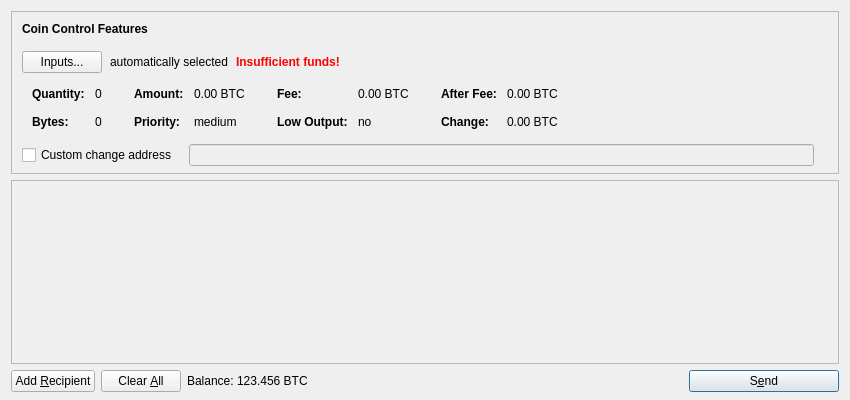
<?xml version="1.0" encoding="UTF-8"?>
<ui version="4.0">
 <class>SendCoinsDialog</class>
 <widget class="QDialog" name="SendCoinsDialog">
  <property name="geometry">
   <rect>
    <x>0</x>
    <y>0</y>
    <width>850</width>
    <height>400</height>
   </rect>
  </property>
  <property name="windowTitle">
   <string>Send Coins</string>
  </property>
  <layout class="QVBoxLayout" name="verticalLayout" stretch="0,1,0">
   <property name="bottomMargin">
    <number>8</number>
   </property>
   <item>
    <widget class="QFrame" name="frameCoinControl">
     <property name="sizePolicy">
      <sizepolicy hsizetype="Expanding" vsizetype="Expanding">
       <horstretch>0</horstretch>
       <verstretch>0</verstretch>
      </sizepolicy>
     </property>
     <property name="maximumSize">
      <size>
       <width>16777215</width>
       <height>16777215</height>
      </size>
     </property>
     <property name="frameShape">
      <enum>QFrame::StyledPanel</enum>
     </property>
     <property name="frameShadow">
      <enum>QFrame::Sunken</enum>
     </property>
     <layout class="QVBoxLayout" name="verticalLayoutCoinControl2">
      <property name="spacing">
       <number>0</number>
      </property>
      <property name="leftMargin">
       <number>0</number>
      </property>
      <property name="topMargin">
       <number>0</number>
      </property>
      <property name="rightMargin">
       <number>0</number>
      </property>
      <property name="bottomMargin">
       <number>6</number>
      </property>
      <item>
       <layout class="QVBoxLayout" name="verticalLayoutCoinControl" stretch="0,0,0,0,1">
        <property name="spacing">
         <number>0</number>
        </property>
        <property name="leftMargin">
         <number>10</number>
        </property>
        <property name="topMargin">
         <number>10</number>
        </property>
        <item>
         <layout class="QHBoxLayout" name="horizontalLayoutCoinControl1">
          <property name="bottomMargin">
           <number>15</number>
          </property>
          <item>
           <widget class="QLabel" name="labelCoinControlFeatures">
            <property name="sizePolicy">
             <sizepolicy hsizetype="Preferred" vsizetype="Maximum">
              <horstretch>0</horstretch>
              <verstretch>0</verstretch>
             </sizepolicy>
            </property>
            <property name="font">
             <font>
              <weight>75</weight>
              <bold>true</bold>
             </font>
            </property>
            <property name="styleSheet">
             <string notr="true">font-weight:bold;</string>
            </property>
            <property name="text">
             <string>Coin Control Features</string>
            </property>
           </widget>
          </item>
         </layout>
        </item>
        <item>
         <layout class="QHBoxLayout" name="horizontalLayoutCoinControl2" stretch="0,0,0,0">
          <property name="spacing">
           <number>8</number>
          </property>
          <property name="bottomMargin">
           <number>10</number>
          </property>
          <item>
           <widget class="QPushButton" name="pushButtonCoinControl">
            <property name="styleSheet">
             <string notr="true"/>
            </property>
            <property name="text">
             <string>Inputs...</string>
            </property>
           </widget>
          </item>
          <item>
           <widget class="QLabel" name="labelCoinControlAutomaticallySelected">
            <property name="text">
             <string>automatically selected</string>
            </property>
            <property name="margin">
             <number>5</number>
            </property>
           </widget>
          </item>
          <item>
           <widget class="QLabel" name="labelCoinControlInsuffFunds">
            <property name="font">
             <font>
              <weight>75</weight>
              <bold>true</bold>
             </font>
            </property>
            <property name="styleSheet">
             <string notr="true">color:red;font-weight:bold;</string>
            </property>
            <property name="text">
             <string>Insufficient funds!</string>
            </property>
            <property name="margin">
             <number>5</number>
            </property>
           </widget>
          </item>
          <item>
           <spacer name="horizontalSpacerCoinControl">
            <property name="orientation">
             <enum>Qt::Horizontal</enum>
            </property>
            <property name="sizeHint" stdset="0">
             <size>
              <width>40</width>
              <height>1</height>
             </size>
            </property>
           </spacer>
          </item>
         </layout>
        </item>
        <item>
         <widget class="QWidget" name="widgetCoinControl" native="true">
          <property name="sizePolicy">
           <sizepolicy hsizetype="Preferred" vsizetype="Preferred">
            <horstretch>0</horstretch>
            <verstretch>0</verstretch>
           </sizepolicy>
          </property>
          <property name="minimumSize">
           <size>
            <width>0</width>
            <height>0</height>
           </size>
          </property>
          <property name="styleSheet">
           <string notr="true"/>
          </property>
          <layout class="QHBoxLayout" name="horizontalLayoutCoinControl5">
           <property name="leftMargin">
            <number>0</number>
           </property>
           <property name="topMargin">
            <number>0</number>
           </property>
           <property name="rightMargin">
            <number>0</number>
           </property>
           <property name="bottomMargin">
            <number>0</number>
           </property>
           <item>
            <layout class="QHBoxLayout" name="horizontalLayoutCoinControl3" stretch="0,0,0,1">
             <property name="spacing">
              <number>20</number>
             </property>
             <property name="topMargin">
              <number>0</number>
             </property>
             <property name="bottomMargin">
              <number>10</number>
             </property>
             <item>
              <layout class="QFormLayout" name="formLayoutCoinControl1">
               <property name="horizontalSpacing">
                <number>10</number>
               </property>
               <property name="verticalSpacing">
                <number>14</number>
               </property>
               <property name="leftMargin">
                <number>10</number>
               </property>
               <property name="topMargin">
                <number>4</number>
               </property>
               <property name="rightMargin">
                <number>6</number>
               </property>
               <item row="0" column="0">
                <widget class="QLabel" name="labelCoinControlQuantityText">
                 <property name="font">
                  <font>
                   <weight>75</weight>
                   <bold>true</bold>
                  </font>
                 </property>
                 <property name="text">
                  <string>Quantity:</string>
                 </property>
                 <property name="margin">
                  <number>0</number>
                 </property>
                </widget>
               </item>
               <item row="0" column="1">
                <widget class="QLabel" name="labelCoinControlQuantity">
                 <property name="cursor">
                  <cursorShape>IBeamCursor</cursorShape>
                 </property>
                 <property name="contextMenuPolicy">
                  <enum>Qt::ActionsContextMenu</enum>
                 </property>
                 <property name="text">
                  <string notr="true">0</string>
                 </property>
                 <property name="margin">
                  <number>0</number>
                 </property>
                 <property name="textInteractionFlags">
                  <set>Qt::LinksAccessibleByMouse|Qt::TextSelectableByKeyboard|Qt::TextSelectableByMouse</set>
                 </property>
                </widget>
               </item>
               <item row="1" column="0">
                <widget class="QLabel" name="labelCoinControlBytesText">
                 <property name="font">
                  <font>
                   <weight>75</weight>
                   <bold>true</bold>
                  </font>
                 </property>
                 <property name="text">
                  <string>Bytes:</string>
                 </property>
                </widget>
               </item>
               <item row="1" column="1">
                <widget class="QLabel" name="labelCoinControlBytes">
                 <property name="cursor">
                  <cursorShape>IBeamCursor</cursorShape>
                 </property>
                 <property name="contextMenuPolicy">
                  <enum>Qt::ActionsContextMenu</enum>
                 </property>
                 <property name="text">
                  <string notr="true">0</string>
                 </property>
                 <property name="textInteractionFlags">
                  <set>Qt::LinksAccessibleByMouse|Qt::TextSelectableByKeyboard|Qt::TextSelectableByMouse</set>
                 </property>
                </widget>
               </item>
              </layout>
             </item>
             <item>
              <layout class="QFormLayout" name="formLayoutCoinControl2">
               <property name="horizontalSpacing">
                <number>10</number>
               </property>
               <property name="verticalSpacing">
                <number>14</number>
               </property>
               <property name="leftMargin">
                <number>6</number>
               </property>
               <property name="topMargin">
                <number>4</number>
               </property>
               <property name="rightMargin">
                <number>6</number>
               </property>
               <item row="0" column="0">
                <widget class="QLabel" name="labelCoinControlAmountText">
                 <property name="font">
                  <font>
                   <weight>75</weight>
                   <bold>true</bold>
                  </font>
                 </property>
                 <property name="text">
                  <string>Amount:</string>
                 </property>
                 <property name="margin">
                  <number>0</number>
                 </property>
                </widget>
               </item>
               <item row="0" column="1">
                <widget class="QLabel" name="labelCoinControlAmount">
                 <property name="cursor">
                  <cursorShape>IBeamCursor</cursorShape>
                 </property>
                 <property name="contextMenuPolicy">
                  <enum>Qt::ActionsContextMenu</enum>
                 </property>
                 <property name="text">
                  <string notr="true">0.00 BTC</string>
                 </property>
                 <property name="textInteractionFlags">
                  <set>Qt::LinksAccessibleByMouse|Qt::TextSelectableByKeyboard|Qt::TextSelectableByMouse</set>
                 </property>
                </widget>
               </item>
               <item row="1" column="0">
                <widget class="QLabel" name="labelCoinControlPriorityText">
                 <property name="font">
                  <font>
                   <weight>75</weight>
                   <bold>true</bold>
                  </font>
                 </property>
                 <property name="text">
                  <string>Priority:</string>
                 </property>
                </widget>
               </item>
               <item row="1" column="1">
                <widget class="QLabel" name="labelCoinControlPriority">
                 <property name="cursor">
                  <cursorShape>IBeamCursor</cursorShape>
                 </property>
                 <property name="contextMenuPolicy">
                  <enum>Qt::ActionsContextMenu</enum>
                 </property>
                 <property name="text">
                  <string notr="true">medium</string>
                 </property>
                 <property name="textInteractionFlags">
                  <set>Qt::LinksAccessibleByMouse|Qt::TextSelectableByKeyboard|Qt::TextSelectableByMouse</set>
                 </property>
                </widget>
               </item>
              </layout>
             </item>
             <item>
              <layout class="QFormLayout" name="formLayoutCoinControl3">
               <property name="horizontalSpacing">
                <number>10</number>
               </property>
               <property name="verticalSpacing">
                <number>14</number>
               </property>
               <property name="leftMargin">
                <number>6</number>
               </property>
               <property name="topMargin">
                <number>4</number>
               </property>
               <property name="rightMargin">
                <number>6</number>
               </property>
               <item row="0" column="0">
                <widget class="QLabel" name="labelCoinControlFeeText">
                 <property name="font">
                  <font>
                   <weight>75</weight>
                   <bold>true</bold>
                  </font>
                 </property>
                 <property name="text">
                  <string>Fee:</string>
                 </property>
                 <property name="margin">
                  <number>0</number>
                 </property>
                </widget>
               </item>
               <item row="0" column="1">
                <widget class="QLabel" name="labelCoinControlFee">
                 <property name="cursor">
                  <cursorShape>IBeamCursor</cursorShape>
                 </property>
                 <property name="contextMenuPolicy">
                  <enum>Qt::ActionsContextMenu</enum>
                 </property>
                 <property name="text">
                  <string notr="true">0.00 BTC</string>
                 </property>
                 <property name="textInteractionFlags">
                  <set>Qt::LinksAccessibleByMouse|Qt::TextSelectableByKeyboard|Qt::TextSelectableByMouse</set>
                 </property>
                </widget>
               </item>
               <item row="1" column="0">
                <widget class="QLabel" name="labelCoinControlLowOutputText">
                 <property name="font">
                  <font>
                   <weight>75</weight>
                   <bold>true</bold>
                  </font>
                 </property>
                 <property name="text">
                  <string>Low Output:</string>
                 </property>
                </widget>
               </item>
               <item row="1" column="1">
                <widget class="QLabel" name="labelCoinControlLowOutput">
                 <property name="cursor">
                  <cursorShape>IBeamCursor</cursorShape>
                 </property>
                 <property name="contextMenuPolicy">
                  <enum>Qt::ActionsContextMenu</enum>
                 </property>
                 <property name="text">
                  <string notr="true">no</string>
                 </property>
                 <property name="textInteractionFlags">
                  <set>Qt::LinksAccessibleByMouse|Qt::TextSelectableByKeyboard|Qt::TextSelectableByMouse</set>
                 </property>
                </widget>
               </item>
              </layout>
             </item>
             <item>
              <layout class="QFormLayout" name="formLayoutCoinControl4">
               <property name="horizontalSpacing">
                <number>10</number>
               </property>
               <property name="verticalSpacing">
                <number>14</number>
               </property>
               <property name="leftMargin">
                <number>6</number>
               </property>
               <property name="topMargin">
                <number>4</number>
               </property>
               <property name="rightMargin">
                <number>6</number>
               </property>
               <item row="0" column="0">
                <widget class="QLabel" name="labelCoinControlAfterFeeText">
                 <property name="font">
                  <font>
                   <weight>75</weight>
                   <bold>true</bold>
                  </font>
                 </property>
                 <property name="text">
                  <string>After Fee:</string>
                 </property>
                 <property name="margin">
                  <number>0</number>
                 </property>
                </widget>
               </item>
               <item row="0" column="1">
                <widget class="QLabel" name="labelCoinControlAfterFee">
                 <property name="cursor">
                  <cursorShape>IBeamCursor</cursorShape>
                 </property>
                 <property name="contextMenuPolicy">
                  <enum>Qt::ActionsContextMenu</enum>
                 </property>
                 <property name="text">
                  <string notr="true">0.00 BTC</string>
                 </property>
                 <property name="textInteractionFlags">
                  <set>Qt::LinksAccessibleByMouse|Qt::TextSelectableByKeyboard|Qt::TextSelectableByMouse</set>
                 </property>
                </widget>
               </item>
               <item row="1" column="0">
                <widget class="QLabel" name="labelCoinControlChangeText">
                 <property name="font">
                  <font>
                   <weight>75</weight>
                   <bold>true</bold>
                  </font>
                 </property>
                 <property name="text">
                  <string>Change:</string>
                 </property>
                </widget>
               </item>
               <item row="1" column="1">
                <widget class="QLabel" name="labelCoinControlChange">
                 <property name="cursor">
                  <cursorShape>IBeamCursor</cursorShape>
                 </property>
                 <property name="contextMenuPolicy">
                  <enum>Qt::ActionsContextMenu</enum>
                 </property>
                 <property name="text">
                  <string notr="true">0.00 BTC</string>
                 </property>
                 <property name="textInteractionFlags">
                  <set>Qt::LinksAccessibleByMouse|Qt::TextSelectableByKeyboard|Qt::TextSelectableByMouse</set>
                 </property>
                </widget>
               </item>
              </layout>
             </item>
            </layout>
           </item>
          </layout>
         </widget>
        </item>
        <item>
         <layout class="QHBoxLayout" name="horizontalLayoutCoinControl4" stretch="0,0,0">
          <property name="spacing">
           <number>12</number>
          </property>
          <property name="sizeConstraint">
           <enum>QLayout::SetDefaultConstraint</enum>
          </property>
          <property name="topMargin">
           <number>5</number>
          </property>
          <property name="rightMargin">
           <number>5</number>
          </property>
          <item>
           <widget class="QCheckBox" name="checkBoxCoinControlChange">
            <property name="toolTip">
             <string>If this is activated, but the change address is empty or invalid, change will be sent to a newly generated address.</string>
            </property>
            <property name="text">
             <string>Custom change address</string>
            </property>
           </widget>
          </item>
          <item>
           <widget class="QValidatedLineEdit" name="lineEditCoinControlChange">
            <property name="enabled">
             <bool>false</bool>
            </property>
            <property name="sizePolicy">
             <sizepolicy hsizetype="Expanding" vsizetype="Fixed">
              <horstretch>0</horstretch>
              <verstretch>0</verstretch>
             </sizepolicy>
            </property>
           </widget>
          </item>
          <item>
           <widget class="QLabel" name="labelCoinControlChangeLabel">
            <property name="sizePolicy">
             <sizepolicy hsizetype="Preferred" vsizetype="Expanding">
              <horstretch>0</horstretch>
              <verstretch>0</verstretch>
             </sizepolicy>
            </property>
            <property name="minimumSize">
             <size>
              <width>0</width>
              <height>0</height>
             </size>
            </property>
            <property name="text">
             <string/>
            </property>
            <property name="margin">
             <number>3</number>
            </property>
           </widget>
          </item>
         </layout>
        </item>
        <item>
         <spacer name="verticalSpacerCoinControl">
          <property name="orientation">
           <enum>Qt::Vertical</enum>
          </property>
          <property name="sizeHint" stdset="0">
           <size>
            <width>800</width>
            <height>1</height>
           </size>
          </property>
         </spacer>
        </item>
       </layout>
      </item>
     </layout>
    </widget>
   </item>
   <item>
    <widget class="QScrollArea" name="scrollArea">
     <property name="widgetResizable">
      <bool>true</bool>
     </property>
     <widget class="QWidget" name="scrollAreaWidgetContents">
      <property name="geometry">
       <rect>
        <x>0</x>
        <y>0</y>
        <width>830</width>
        <height>178</height>
       </rect>
      </property>
      <layout class="QVBoxLayout" name="verticalLayout_2" stretch="0,1">
       <property name="leftMargin">
        <number>0</number>
       </property>
       <property name="topMargin">
        <number>0</number>
       </property>
       <property name="rightMargin">
        <number>0</number>
       </property>
       <property name="bottomMargin">
        <number>0</number>
       </property>
       <item>
        <layout class="QVBoxLayout" name="entries">
         <property name="spacing">
          <number>6</number>
         </property>
        </layout>
       </item>
       <item>
        <spacer name="verticalSpacer">
         <property name="orientation">
          <enum>Qt::Vertical</enum>
         </property>
         <property name="sizeHint" stdset="0">
          <size>
           <width>20</width>
           <height>40</height>
          </size>
         </property>
        </spacer>
       </item>
      </layout>
     </widget>
    </widget>
   </item>
   <item>
    <layout class="QHBoxLayout" name="horizontalLayout">
     <item>
      <widget class="QPushButton" name="addButton">
       <property name="toolTip">
        <string>Send to multiple recipients at once</string>
       </property>
       <property name="text">
        <string>Add &amp;Recipient</string>
       </property>
       <property name="icon">
        <iconset resource="../dollarcoin.qrc">
         <normaloff>:/icons/add</normaloff>:/icons/add</iconset>
       </property>
       <property name="autoDefault">
        <bool>false</bool>
       </property>
      </widget>
     </item>
     <item>
      <widget class="QPushButton" name="clearButton">
       <property name="sizePolicy">
        <sizepolicy hsizetype="Minimum" vsizetype="Fixed">
         <horstretch>0</horstretch>
         <verstretch>0</verstretch>
        </sizepolicy>
       </property>
       <property name="toolTip">
        <string>Clear all fields of the form.</string>
       </property>
       <property name="text">
        <string>Clear &amp;All</string>
       </property>
       <property name="icon">
        <iconset resource="../dollarcoin.qrc">
         <normaloff>:/icons/remove</normaloff>:/icons/remove</iconset>
       </property>
       <property name="autoRepeatDelay">
        <number>300</number>
       </property>
       <property name="autoDefault">
        <bool>false</bool>
       </property>
      </widget>
     </item>
     <item>
      <layout class="QHBoxLayout" name="horizontalLayout_2">
       <property name="spacing">
        <number>3</number>
       </property>
       <item>
        <widget class="QLabel" name="label">
         <property name="text">
          <string>Balance:</string>
         </property>
        </widget>
       </item>
       <item>
        <widget class="QLabel" name="labelBalance">
         <property name="cursor">
          <cursorShape>IBeamCursor</cursorShape>
         </property>
         <property name="text">
          <string notr="true">123.456 BTC</string>
         </property>
         <property name="textInteractionFlags">
          <set>Qt::LinksAccessibleByMouse|Qt::TextSelectableByKeyboard|Qt::TextSelectableByMouse</set>
         </property>
        </widget>
       </item>
      </layout>
     </item>
     <item>
      <spacer name="horizontalSpacer">
       <property name="orientation">
        <enum>Qt::Horizontal</enum>
       </property>
       <property name="sizeHint" stdset="0">
        <size>
         <width>40</width>
         <height>20</height>
        </size>
       </property>
      </spacer>
     </item>
     <item>
      <widget class="QPushButton" name="sendButton">
       <property name="minimumSize">
        <size>
         <width>150</width>
         <height>0</height>
        </size>
       </property>
       <property name="toolTip">
        <string>Confirm the send action</string>
       </property>
       <property name="text">
        <string>S&amp;end</string>
       </property>
       <property name="icon">
        <iconset resource="../dollarcoin.qrc">
         <normaloff>:/icons/send</normaloff>:/icons/send</iconset>
       </property>
       <property name="default">
        <bool>true</bool>
       </property>
      </widget>
     </item>
    </layout>
   </item>
  </layout>
 </widget>
 <customwidgets>
  <customwidget>
   <class>QValidatedLineEdit</class>
   <extends>QLineEdit</extends>
   <header>qvalidatedlineedit.h</header>
  </customwidget>
 </customwidgets>
 <resources>
  <include location="../dollarcoin.qrc"/>
 </resources>
 <connections/>
</ui>
